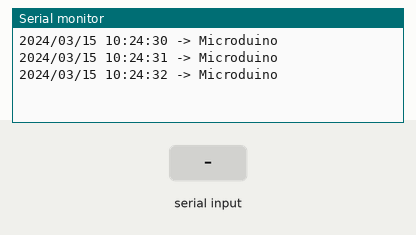
Bench run of a sketch on a simulated Arduino Uno, built with avr-gcc and run on an emulated ATmega328P. Shown: the last lines printed to the serial monitor. The inputs (shaded band) are chosen by the test bench. The local clock reads 2024-03-15 10:24:30 at power-on unless the sketch sets it.

Above: at 2.8 s.
2.9 s: "m90\n" received over the second serial link
At 3.4 s:
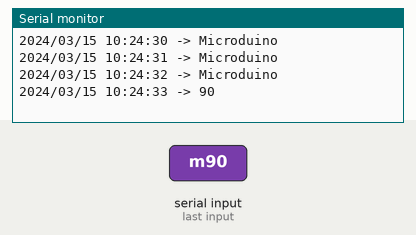
5.6 s: "m,45\n" received over the second serial link
At 7.0 s:
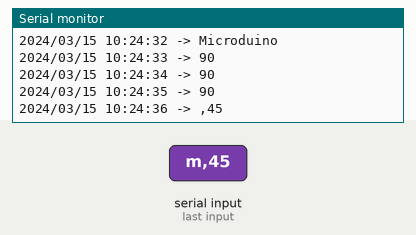
Timing chart, 0 to 8.6 s (numbered marks = the images above; inputs shaded):
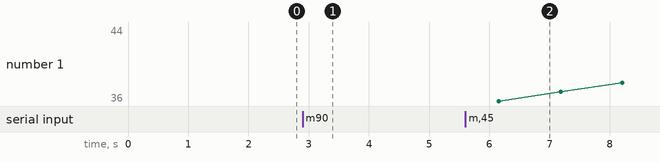

The sketch:

BT4CLOCK.ino
```cpp
// (licence header left out)
#include <Wire.h>
#include <Rtc_Pcf8563.h>
#include <SoftwareSerial.h>

// RX, TX
SoftwareSerial mySerial(4, 5);

Rtc_Pcf8563 rtc;

const int interval = 1000; // 1000 ms

byte cmdByte;
String msg = "Microduino";
int _year,_month,_day,_hour,_minute,_sec;
String dateStr, ret;

void setup() {
  // initialize serial:
  mySerial.begin(9600);
  Serial.begin(9600);
}

void loop() {
  // if there's any serial available, read it:
  processCommand();

  delay(1);
  ret = getRtcTimeString();

  Serial.println(ret + " -> " + msg);
  mySerial.print(ret);

  delay(interval);
}

void processCommand(){
  if (mySerial.available() > 0) {
    cmdByte = mySerial.read();

    switch (cmdByte) {
    case 't' :
      _year = mySerial.parseInt();
      _month = mySerial.parseInt();
      _day = mySerial.parseInt();
      _hour = mySerial.parseInt();
      _minute = mySerial.parseInt();
      _sec = mySerial.parseInt();
      setRtcTime(_year, _month, _day, _hour, _minute, _sec);
      break;

    case 'm' :
      msg = mySerial.readStringUntil('\n');
      break;
    }
  }
}

void setRtcTime (byte _year, byte _month, byte _day, byte _hour, byte _minute, byte _sec)
{
  //clear out all the registers
  rtc.initClock();
  rtc.setDate(_day, 0, _month, 0, _year);
  rtc.setTime(_hour, _minute, _sec);
}

String getRtcTimeString(){
  dateStr = rtc.formatDate(RTCC_DATE_ASIA);
  dateStr += " ";
  dateStr += rtc.formatTime(RTCC_TIME_HMS);

  return dateStr;
}
```

Measured:
- after the input at 2.9 s, the serial monitor: prints a new line after 0.18 s (image 1)
- after the input at 5.6 s, the serial monitor: prints a new line after 0.56 s (image 2)
